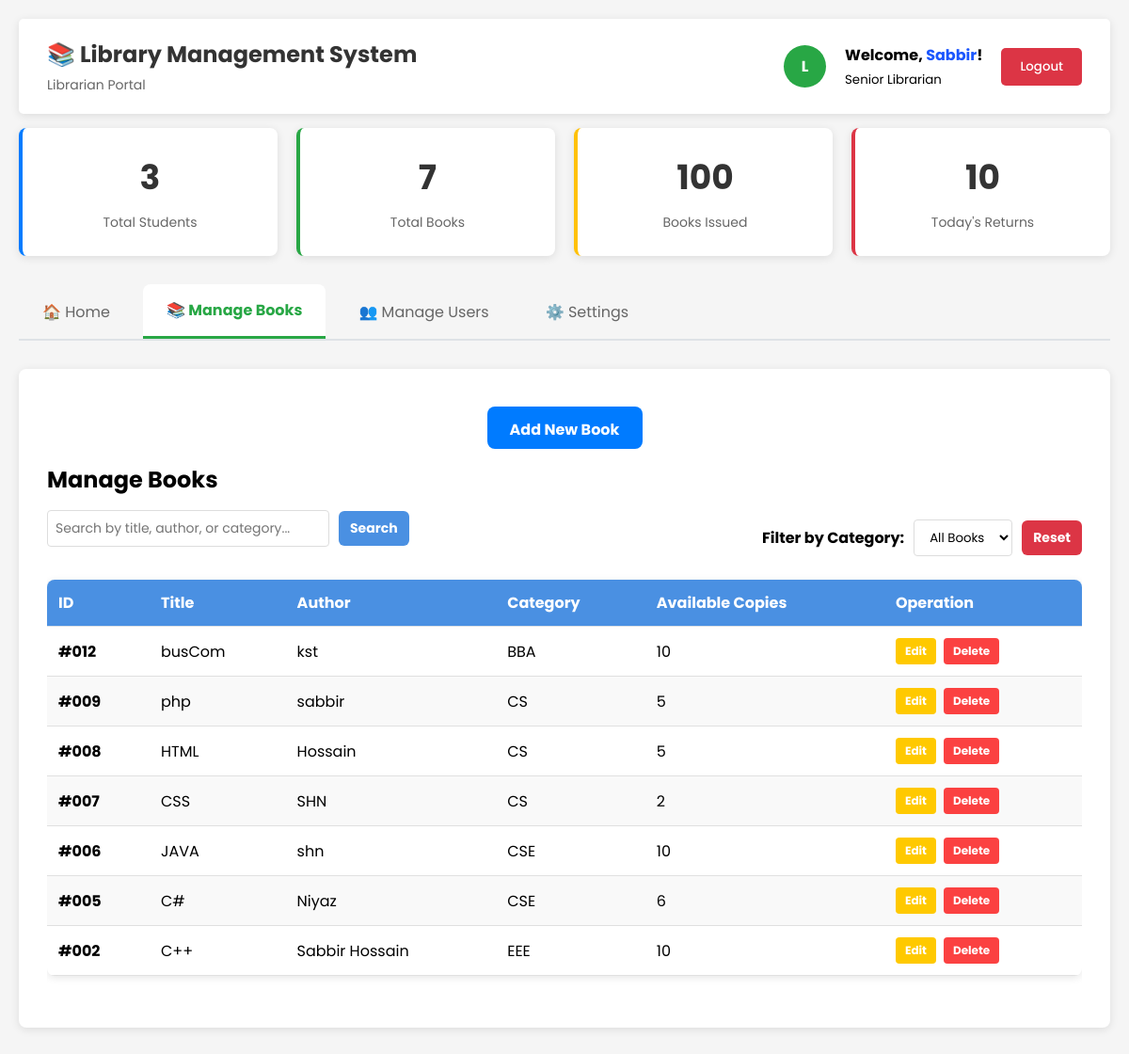
The app's page /Views/dash/librarian/librarian-Dashboard.php (signed in) with its own data.
### tables this page shows
CREATE TABLE `books` (
  `id` int(11) NOT NULL,
  `title` varchar(255) NOT NULL,
  `author` varchar(255) NOT NULL,
  `category` varchar(100) NOT NULL,
  `copies` int(11) NOT NULL DEFAULT 1,
  `created_at` timestamp NOT NULL DEFAULT current_timestamp()
);

### Views/dash/librarian/librarian-Dashboard.php (the view, shortened to what this page needs)
<?php
include '../../../Models/manage-Books.php';
?>
<!DOCTYPE html>
<html lang="en">
<head>
    <link rel="stylesheet" href="../../../assets/styles/dash/librarian-Dashboard-Style.css" />
</head>
<body>
    <div class="container">
        <div class="header">
            <div class="logo">
                <h2>📚 Library Management System</h2>
                <p>Librarian Portal</p>
            </div>
            <div class="librarian-info">
                <div class="librarian-avatar">L</div>
                <div>
                    <strong>Welcome, <span style="color:#1B56FD"><?= $_SESSION['name']; ?></span>!</strong><br/>
                    <small>Senior Librarian</small>
                </div>
                <button class="logout-btn" onclick="window.location.href='../../../Controllers/auth/logout.php'">Logout</button>
            </div>
        </div>
        <div class="stats-grid">
        <?php
        $total_students = mysqli_num_rows(mysqli_query($conn, "SELECT * FROM all_users WHERE role='student'"));
        $total_books = mysqli_num_rows(mysqli_query($conn, "SELECT * FROM books WHERE id"));
        ?>
            <div class="stat-card manageUsers">
                <div class="stat-number" id="manageUsersNumber"><?php echo $total_students?> </div>
                <div class="stat-label">Total Students</div>
            </div>
            <div class="stat-card books">
                <div class="stat-number" id="totalBooks"><?php echo $total_books?></div>
                <div class="stat-label">Total Books</div>
            </div>
            <div class="stat-card issued">
                <div class="stat-number" id="booksIssued">100</div>
                <div class="stat-label">Books Issued</div>
            </div>
            <div class="stat-card returned">
                <div class="stat-number" id="todayReturns">10</div>
                <div class="stat-label">Today's Returns</div>
            </div>
        </div>
        <div class="nav-tabs">
            <button class="nav-tab" onclick="showSection('circulation')">🏠 Home</button>
            <button class="nav-tab active" onclick="showSection('books')">📚 Manage Books</button>
            <button class="nav-tab" onclick="showSection('manageUsers')">👥 Manage Users</button>
            <button class="nav-tab" onclick="showSection('settings')">⚙️ Settings</button>
        </div>
        <div id="books" class="content-section active">
        <div id="bookSection" style="height: 80vh; overflow-y: auto;">
            <div>
                <button class="btn"
                onclick="showAddBookForm()"
                style="margin-bottom: 15px;">
                    Add New Book
                </button>
            </div>
            <h2 style="margin-bottom: 10px;">Manage Books</h2>
            <div style="display: flex; justify-content: space-between; align-items: center; margin: 15px 0;">
                <div class="search-container" style="display: flex; align-items: center; gap: 10px;">
                    <input type="text" class="search-input" id="searchBookInput"
                           placeholder="Search by title, author, or category..."
                           style="padding: 8px; border: 1px solid #ddd; border-radius: 4px;"
                           onkeyup="searchBooks()">
                    <button class="btn-search" onclick="searchBooks()"
                            style="padding: 8px 12px;">Search</button>
                </div>
                <div class="filter-container" style="display: flex; align-items: center; gap: 10px;">
                    <label for="categoryFilter" style="font-weight: bold;">Filter by Category:</label>
                    <select id="categoryFilter" class="category-dropdown" onchange="filterByCategory()"
                            style="padding: 8px 12px; border: 1px solid #ddd; border-radius: 4px; background: white;">
                        <option value="all">All Books</option>
                    </select>
                    <button class="btn-reset" onclick="resetBookFilters()"
                            style="padding: 8px 12px;">Reset</button>
                </div>
            </div>
            <table id="booksTable">
                <thead>
                    <tr>
                        <th>ID</th>
                        <th>Title</th>
                        <th>Author</th>
                        <th>Category</th>
                        <th>Available Copies</th>
                        <th>Operation</th>
                    </tr>
                </thead>
                <tbody id="bookTableBody">
                    <?php
                    $display_books = "SELECT * FROM books ORDER BY id DESC";
                    $result_books = mysqli_query($conn, $display_books);
                    if(mysqli_num_rows($result_books) > 0) {
                        while($row = mysqli_fetch_assoc($result_books)) {
                            echo "<tr class='book-row' data-category='" . strtolower($row['category']) . "'>";
                            echo "<td><strong>#" . sprintf("%03d", $row['id']) . "</strong></td>";
                            echo "<td>" . htmlspecialchars($row['title']) . "</td>";
                            echo "<td>" . htmlspecialchars($row['author']) . "</td>";
                            echo "<td>" . htmlspecialchars($row['category']) . "</td>";
                            echo "<td>" . htmlspecialchars($row['copies']) . "</td>";
                            echo "<td>";
                            echo "<div class='operation-buttons'>";
                            echo "<button class='btnE btnEdit' onclick='editBook(" . $row['id'] . ", \"" . htmlspecialchars(addslashes($row['title'])) . "\", \"" . htmlspecialchars(addslashes($row['author'])) . "\", \"" . htmlspecialchars(addslashes($row['category'])) . "\", " . $row['copies'] . ")'> Edit</button>";
                            echo "<button class='btnE btnDelete' onclick='deleteBook(" . $row['id'] . ", \"" . htmlspecialchars(addslashes($row['title'])) . "\")'> Delete</button>";
                            echo "</div>";
                            echo "</td>";
                            echo "</tr>";
                        }
                    } else {
                        echo "<tr><td colspan='6' style='text-align: center; padding: 30px; color: #666;'> No books found</td></tr>";
                    }
                    ?>
                </tbody>
            </table>
        </div>
        </div>
        </div>
</body>
</html>

### assets/styles/dash/librarian-Dashboard-Style.css (style rules this page uses)
* { margin: 0; padding: 0; box-sizing: border-box; font-family: "Poppins", sans-serif; }
body { font-family: "Poppins", sans-serif; background-color: #f5f5f5; min-height: 100vh; }
.container { max-width: 1400px; margin: 0 auto; padding: 20px; }
.header { background: white; padding: 20px 30px; border-radius: 5px; box-shadow: 0 2px 10px rgba(0,0,0,0.1); margin-bottom: 15px; display: flex; justify-content: space-between; align-items: center; }
.logo h2 { color: #333; margin-bottom: 5px; }
.logo p { color: #666; font-size: 14px; }
.librarian-info { display: flex; align-items: center; gap: 20px; }
.librarian-avatar { width: 45px; height: 45px; background: #28a745; border-radius: 50%; display: flex; align-items: center; justify-content: center; color: white; font-weight: bold; }
.logout-btn { background: #dc3545; color: white; border: none; padding: 10px 20px; border-radius: 5px; cursor: pointer; font-weight: 500; }
.stats-grid { display: grid; grid-template-columns: repeat(auto-fit, minmax(200px, 1fr)); gap: 20px; margin-bottom: 30px; }
.stat-card { background: white; padding: 25px; border-radius: 8px; box-shadow: 0 2px 10px rgba(0,0,0,0.1); text-align: center; border-left: 4px solid; }
.stat-card.books { border-left-color: #28a745; }
.stat-card.issued { border-left-color: #ffc107; }
.stat-card.manageUsers { border-left-color: #007bff; }
.stat-card.returned { border-left-color: #dc3545; }
.stat-number { font-size: 36px; font-weight: bold; margin-bottom: 10px; color: #333; }
.stat-label { color: #666; font-size: 14px; }
.nav-tabs { display: flex; gap: 10px; margin-bottom: 30px; border-bottom: 2px solid #dee2e6; }
.nav-tab { background: none; border: none; padding: 15px 25px; cursor: pointer; border-radius: 8px 8px 0 0; font-size: 16px; color: #666; transition: all 0.3s ease; }
.nav-tab.active { background: white; color: #28a745; font-weight: bold; border-bottom: 3px solid #28a745; }
.content-section { background: white; border-radius: 8px; padding: 30px; box-shadow: 0 2px 10px rgba(0,0,0,0.1); margin-bottom: 30px; display: none; }
.content-section.active { display: block; }
table { width: 100%; border-collapse: collapse; background: white; }
th, td { padding: 12px; text-align: left; border-bottom: 1px solid #dee2e6; }
th { background: #f8f9fa; font-weight: 600; color: #333; }
.btn { padding: 10px 20px; border: none; border-radius: 5px; cursor: pointer; font-size: 14px; margin-right: 10px; margin-bottom: 10px; transition: all 0.3s ease; }
.btn { width: 15%; display: block; margin: 0 auto; height: 45px; padding: 12px; margin-top: 10px; border: none; border-radius: 8px; font-size: 16px; font-weight: bold; cursor: pointer; background: #007bff; color: white; transition: 0.3s; margin-bottom: 10px; }
.search-container { margin-bottom: 20px; display: flex; gap: 10px; align-items: center; }
.search-input { padding: 10px; border: 2px solid #ddd; border-radius: 6px; font-size: 14px; width: 300px; outline: none; transition: border-color 0.3s ease; }
.btn-search { background-color: #4a90e2; color: white; padding: 10px 20px; border: none; border-radius: 6px; font-size: 14px; font-weight: bold; cursor: pointer; transition: all 0.2s ease; }
.btn-reset { background-color: #dc3545; color: white; padding: 10px 20px; border: none; border-radius: 6px; font-size: 14px; font-weight: bold; cursor: pointer; transition: all 0.2s ease; }
table { width: 100%; border-collapse: collapse; background-color: white; box-shadow: 0 2px 8px rgba(0,0,0,0.1); border-radius: 8px; overflow: hidden; }
th { background-color: #4a90e2; color: white; padding: 12px; text-align: left; font-weight: bold; }
td { padding: 12px; border-bottom: 1px solid #e0e0e0; vertical-align: middle; }
tr:nth-child(even) { background-color: #f9f9f9; }
.operation-buttons { display: flex; gap: 8px; flex-wrap: wrap; }
.btnE { padding: 6px 12px; border: none; border-radius: 4px; font-size: 12px; font-weight: bold; cursor: pointer; transition: all 0.2s ease; text-decoration: none; display: inline-block; padding: 5px 10px; }
.btnEdit { background-color: #FFC900; color: white; }
.btnDelete { background-color: #FB4141; color: white; }

### records on screen
books: id "012", title "busCom", author "kst", category "BBA", copies "10"
books: id "009", title "php", author "sabbir", category "CS", copies "5"
books: id "008", title "HTML", author "Hossain", category "CS", copies "5"
books: id "007", title "CSS", author "SHN", category "CS", copies "2"
books: id "006", title "JAVA", author "shn", category "CSE", copies "10"
books: id "005", title "C#", author "Niyaz", category "CSE", copies "6"
books: id "002", title "C++", author "Sabbir Hossain", category "EEE", copies "10"

### other values on screen
$_SESSION['name'] "Sabbir"
$total_students "3"
$total_books "7"
